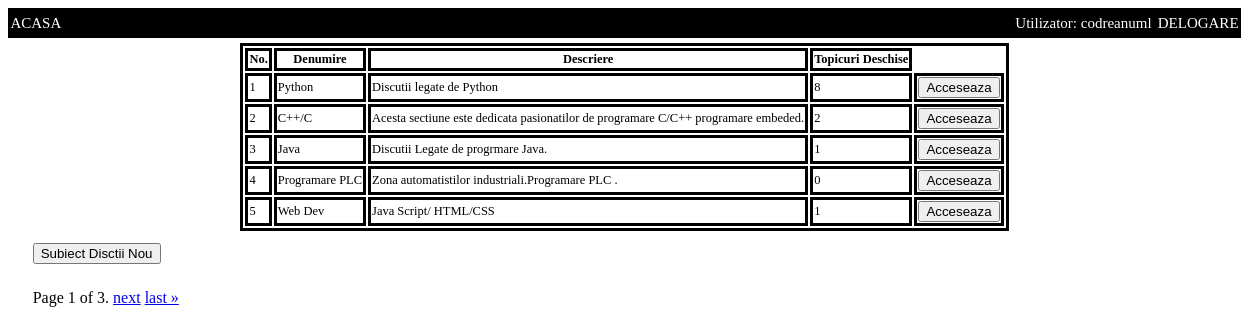
Screenshot of /tweet/home/ (signed in) with the database file from the repository.
### TWEET/models.py (models this page shows, shortened)
class Board(models.Model):
	nume=models.CharField(max_length=30)
	descriere=models.TextField(max_length=100)

### TWEET/views.py (the view)
# urls.py: 2. Add a URL to urlpatterns:  path('', views.home, name='home')
def home(request):
	boards_querry=Board.objects.all()
	pag_object=Paginator(boards_querry,5)
	page=request.GET.get('page')
	page_obj=pag_object.get_page(page)
	session_enq=request.session
	return render(request,'home.html',{'page_obj':page_obj})

### templates/home.html (shortened to what this page needs)
{% extends 'template.html' %}
{% block content %}
<div class="main_page" >
<table>
	<tr>
		<th>No.
		</th>
		<th>
			Denumire
		</th>
		<th>
			Descriere
		</th>
		<th>
			Topicuri Deschise
		</th>
	</tr>
{% for board in page_obj %}
	<tr>
		<td>
			{{board.pk}}
		</td>
		<td>
			{{board.nume}}
		</td>
		<td>
			{{board.descriere}}
		</td>
		<td>
			{{board.topics.all.count}}
		</td>
		<td>
			 <form action="{% url 'TWEET:board' board.pk  %}" method="get">
                <button type="submit">Acceseaza</button>
             </form>
		</td>
	</tr>
{% endfor %}
</table>
</div>
			<div class="btn_add">
			 <form action="{% url 'TWEET:add_board'  %}" method="get">
                <button type="submit">Subiect Disctii Nou</button>
             </form>
         </div>
	<div class="pagination">
    	<span class="step-links">
        <span class="current">
            Page {{ page_obj.number }} of {{ page_obj.paginator.num_pages }}.
        </span>
        {% if page_obj.has_next %}
            <a href="?page={{ page_obj.next_page_number }}">next</a>
            <a href="?page={{ page_obj.paginator.num_pages }}">last &raquo;</a>
        {% endif %}
    </span>
</div>
 {% endblock %}

### templates/template.html (shortened to what this page needs)
{% load static %}
<!DOCTYPE html>
<html>
<head>
    <link href="{% static 'css/style.css' %}" rel="stylesheet" type="text/css">
</head>
<body>
<div class="navbar">
    <div class="left">
    <div class="button_1"><a href="{% url 'TWEET:home' %}" color="white" >ACASA </a> </div>
    </div>
    <div class="right">
    {% if user.is_authenticated %}
        <p class="nume">
        Utilizator: {{user.username}}
        </p>
        <div class="button_2"><a href="{% url 'ACCOUNTS:logout' %}" color="white" >DELOGARE</a> </div>
    {% else %}
        <div class="button_2"><a href="{% url 'ACCOUNTS:login' %}" color="white" >LOGARE</a> </div>
        <div class="button_3"><a href="{% url 'ACCOUNTS:signup' %}" color="white" >INREGISTRARE </a> </div>
    {% endif %}
    </div>
</div>
       {% block content %}
       {% endblock %}
</body>
</html>

### static/css/style.css (style rules this page uses)
.navbar { height: 30px; font-size: 10px; background-color: black; display: flex; align-items: center; justify-content: center; }
.navbar .left { width: 50%; display: flex; justify-content: left; align-items: center; }
.navbar .right { width: 50%; display: flex; justify-content: right; align-items: center; }
.navbar .button_1 { height: 90%; color: white; text-align: center; margin-left : 0.4%; }
.navbar .button_2 { height: 90%; color: white; text-align: center; margin-right : 0.4%; }
.nume { height: 90%; color: white; text-align: center; margin-right : 1%; }
@media screen and (min-width: 601px) { .navbar .button_1 { font-size: 15px; } }
@media screen and (min-width: 601px) { .navbar .button_2 { font-size: 15px; } }
@media screen and (min-width: 601px) { .main_page { font-size: 1vw; } }
@media screen and (min-width: 601px) { .nume { font-size: 15px; } }
.main_page { width: 100%; display: flex; justify-content: center; }
.main_page table { margin-top: 5px; border-style: solid; border-color: black; border-size: 0.5px; }
.main_page th { border-style: solid; border-color:black; border-size: 0.5px; }
.main_page td { border-style: solid; border-color: black; border-size: 0.5px; }
.main_page tr { border-style: solid; border-color: black; border-size: 0.5px; }
.navbar a { color :white ; text-decoration: none; }
.pagination { padding: 2%; width: 100%; display: flex; justify-content: left; }
.btn_add { margin-left: 2%; margin-top: 1%; width: 100%; display: flex; justify-content: left; }

### rows the page displays
Board: pk "1", nume "Python", descriere "Discutii legate de Python", topics.all.count "8"
Board: pk "2", nume "C++/C", descriere "Acesta sectiune este dedicata pasionatilor de programare C/C++ programare embeded.", topics.all.count "2"
Board: pk "3", nume "Java", descriere "Discutii Legate de progrmare Java.", topics.all.count "1"
Board: pk "4", nume "Programare PLC", descriere "Zona automatistilor industriali.Programare PLC .", topics.all.count "0"
Board: pk "5", nume "Web Dev", descriere "Java Script/ HTML/CSS", topics.all.count "1"

### other values shown
{{ user.username }} "codreanuml"
{{ page_obj.number }} "1"
{{ page_obj.paginator.num_pages }} "3"
